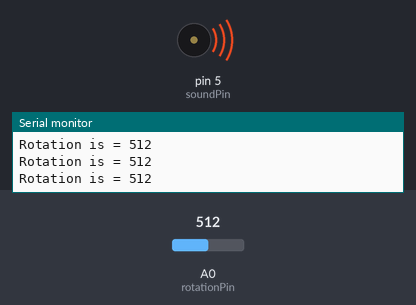
Recording of a sketch running on a simulated Arduino Uno, built with avr-gcc and run on an emulated ATmega328P. Parts: buzzer (waves = sounding), the last lines printed to the serial monitor. The inputs (shaded band) are chosen by the test bench; at power-on: A0 (rotationPin) = 512.

Above: at 1.2 s.
1.3 s: A0 (rotationPin) set to 0
At 2.5 s:
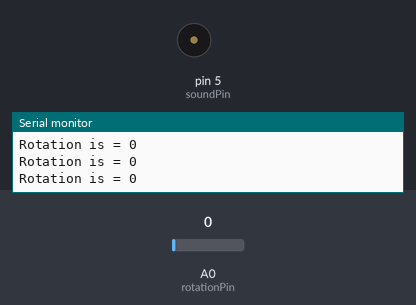
2.8 s: A0 (rotationPin) set to 122
At 4.2 s:
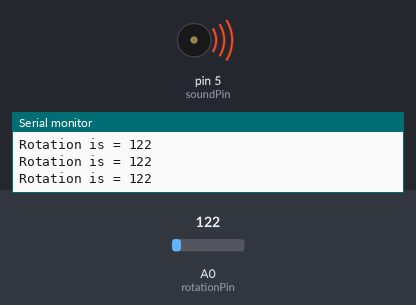
Timing chart, 0 to 5.8 s (numbered marks = the images above; inputs shaded):
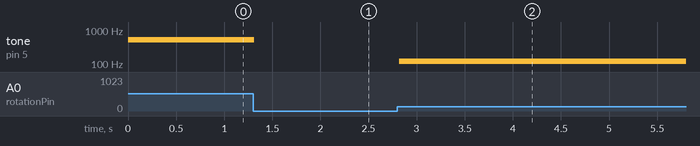

Measured:
- after the input at 1.3 s, tone on pin 5 (soundPin): 512 Hz → silent at once
- after the input at 2.8 s, tone on pin 5 (soundPin): silent → 122 Hz at once

The sketch:

Lab003L43.ino
```cpp
/*
Name:		Lab003L4.3.ino
Created:	5/30/2018 4:32:10 PM
Author:	chris dyck
Description: Tone generator Challenge- Write a program that will output a sound using the buzzer
(D5). The sound of the buzzer should vary with the value of the rotation dial.

*/


int rotationPin = A0; //The rotation sensor is plugged into pin A0 of the Arduino.
int soundPin = 5; //The sound speaker
int volume = 0;

void setup() { //The Setup function runs once.
	Serial.begin(9600); //This will enable the Arduino to send data to the Serial monitor.
	pinMode(soundPin, OUTPUT);
}

void loop() { //The loop function runs forever

	volume = Read(); //Get current rotation
	tone(soundPin, volume, 500); //Write the brightness to the LED
	delay(50);
}

int Read() {
	int value = analogRead(rotationPin);  //Read the value from the light sensor and store it in the lightData variable.
	Serial.print("Rotation is = ");
	Serial.println(value);  //Print the data to the serial port.

	return(value);
}
```
